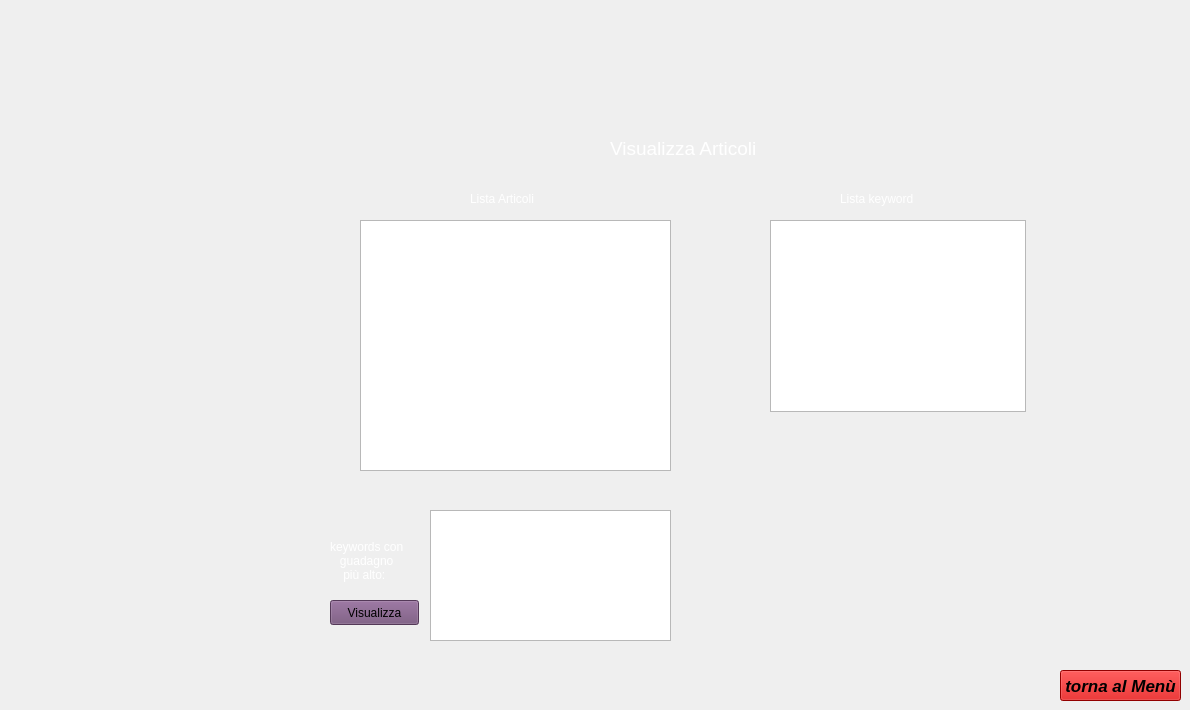
    <widget class="QWidget" name="pag_vis_articoli">
     <widget class="QListWidget" name="LIsta_vis_articoli">
      <property name="geometry">
       <rect>
        <x>360</x>
        <y>220</y>
        <width>311</width>
        <height>251</height>
       </rect>
      </property>
      <property name="styleSheet">
       <string notr="true">color: rgb(255, 255, 255);</string>
      </property>
     </widget>
     <widget class="QLabel" name="label_6">
      <property name="geometry">
       <rect>
        <x>610</x>
        <y>140</y>
        <width>201</width>
        <height>17</height>
       </rect>
      </property>
      <property name="font">
       <font>
        <pointsize>14</pointsize>
       </font>
      </property>
      <property name="styleSheet">
       <string notr="true">color: rgb(255, 255, 255);</string>
      </property>
      <property name="text">
       <string>Visualizza Articoli</string>
      </property>
     </widget>
     <widget class="QLabel" name="label_7">
      <property name="geometry">
       <rect>
        <x>470</x>
        <y>190</y>
        <width>101</width>
        <height>17</height>
       </rect>
      </property>
      <property name="styleSheet">
       <string notr="true">color: rgb(255, 255, 255);</string>
      </property>
      <property name="text">
       <string>Lista Articoli</string>
      </property>
     </widget>
     <widget class="QListWidget" name="Lista_vis_keyword">
      <property name="geometry">
       <rect>
        <x>770</x>
        <y>220</y>
        <width>256</width>
        <height>192</height>
       </rect>
      </property>
      <property name="styleSheet">
       <string notr="true">color: rgb(255, 255, 255);</string>
      </property>
     </widget>
     <widget class="QLabel" name="label_8">
      <property name="geometry">
       <rect>
        <x>840</x>
        <y>190</y>
        <width>101</width>
        <height>17</height>
       </rect>
      </property>
      <property name="styleSheet">
       <string notr="true">color: rgb(255, 255, 255);</string>
      </property>
      <property name="text">
       <string>Lista keyword</string>
      </property>
     </widget>
     <widget class="QPushButton" name="tornamenu_10">
      <property name="geometry">
       <rect>
        <x>1060</x>
        <y>670</y>
        <width>121</width>
        <height>31</height>
       </rect>
      </property>
      <property name="font">
       <font>
        <pointsize>13</pointsize>
        <weight>75</weight>
        <italic>true</italic>
        <bold>true</bold>
        <underline>false</underline>
        <strikeout>false</strikeout>
        <kerning>true</kerning>
       </font>
      </property>
      <property name="styleSheet">
       <string notr="true">background-color: rgb(204, 0, 0);</string>
      </property>
      <property name="text">
       <string>torna al Menù</string>
      </property>
     </widget>
     <widget class="QLabel" name="label_16">
      <property name="geometry">
       <rect>
        <x>330</x>
        <y>530</y>
        <width>91</width>
        <height>61</height>
       </rect>
      </property>
      <property name="styleSheet">
       <string notr="true">color: rgb(255, 255, 255);</string>
      </property>
      <property name="text">
       <string>keywords con
   guadagno
    più alto:</string>
      </property>
     </widget>
     <widget class="QListWidget" name="Lista_vis_keyword_guadagno">
      <property name="geometry">
       <rect>
        <x>430</x>
        <y>510</y>
        <width>241</width>
        <height>131</height>
       </rect>
      </property>
      <property name="styleSheet">
       <string notr="true">color: rgb(255, 255, 255);</string>
      </property>
     </widget>
     <widget class="QPushButton" name="pushButton_2">
      <property name="geometry">
       <rect>
        <x>330</x>
        <y>600</y>
        <width>89</width>
        <height>25</height>
       </rect>
      </property>
      <property name="styleSheet">
       <string notr="true">background-color: rgb(117, 80, 123);</string>
      </property>
      <property name="text">
       <string>Visualizza</string>
      </property>
     </widget>
    </widget>
